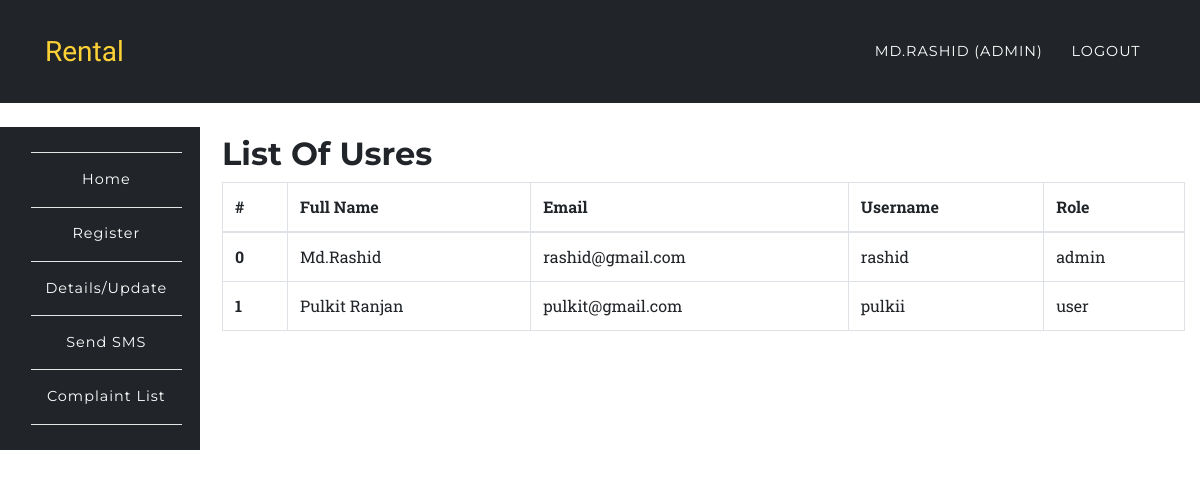
Screenshot of /app/users.php (signed in) with the database file from the repository.
### tables this page shows
CREATE TABLE `users` (
  `id` int(10) UNSIGNED NOT NULL,
  `fullname` varchar(191) NOT NULL,
  `mobile` varchar(191) NOT NULL,
  `username` varchar(191) NOT NULL,
  `email` varchar(191) NOT NULL,
  `password` varchar(191) NOT NULL,
  `created_at` timestamp NULL DEFAULT CURRENT_TIMESTAMP,
  `updated_at` timestamp NULL DEFAULT CURRENT_TIMESTAMP,
  `role` varchar(100) DEFAULT 'user',
  `status` int(1) NOT NULL DEFAULT '1'
);

### app/users.php (the view, shortened to what this page needs)
<?php
	require '../config/config.php';
		try {
			$stmt = $connect->prepare('SELECT * FROM users');
			$stmt->execute();
			$data = $stmt->fetchAll(PDO::FETCH_ASSOC);
		}
		catch(PDOException $e) {
			$errMsg = $e->getMessage();
		}
?>
<?php include '../include/header.php';?>
	<nav class="navbar navbar-expand-lg navbar-dark" style="background-color:#212529;" id="mainNav">
      <div class="container">
        <a class="navbar-brand js-scroll-trigger" href="../index.php">Rental</a>
        <div class="collapse navbar-collapse" id="navbarResponsive">
          <ul class="navbar-nav text-uppercase ml-auto">
            <li class="nav-item">
              <a class="nav-link" href="login.php"><?php echo $_SESSION['fullname']; ?> <?php if($_SESSION['role'] == 'admin'){ echo "(Admin)"; } ?></a>
            </li>
            <li class="nav-item">
              <a href="../auth/logout.php" class="nav-link">Logout</a>
            </li>
          </ul>
        </div>
      </div>
    </nav>
<?php include '../include/side-nav.php';?>
<section class="wrapper" style="margin-left:16%;margin-top: -11%;">
	<div class="container">
		<div class="row">
			<div class="col-12">
				<h2>List Of Usres</h2>
				<div class="table-responsive">
					<table class="table table-bordered">
					  <thead>
					    <tr>
					      <th>#</th>
					      <th>Full Name</th>
					      <th>Email</th>
					      <th>Username</th>
					      <th>Role</th>
					    </tr>
					  </thead>
					  <tbody>
					  	<?php
					  		foreach ($data as $key => $value) {
							   echo '<tr>';
							      echo '<th scope="row">'.$key.'</th>';
							      echo '<td>'.$value['fullname'].'</td>';
							      echo '<td>'.$value['email'].'</td>';
							      echo '<td>'.$value['username'].'</td>';
							      echo '<td>'.$value['role'].'</td>';
							   echo '</tr>';
					  		}
					  	?>
					  </tbody>
					</table>
				</div>
			</div>
		</div>
	</div>
</section>
<?php include '../include/footer.php';?>

### include/header.php (shortened to what this page needs)
<!DOCTYPE html>
<html lang="en">
  <head>
    <link href="../assets/plugins/bootstrap/css/bootstrap.min.css" rel="stylesheet">
    <link href="../assets/plugins/font-awesome/css/font-awesome.min.css" rel="stylesheet" type="text/css">
    <link href="../assets/css/rent.css" rel="stylesheet">
    <link href="../assets/css/style.css" rel="stylesheet">
  </head>
  <body id="page-top">

### include/side-nav.php (shortened to what this page needs)
<br>
	<nav class="navbar navbar-expand-sm navbar-default sidebar" style="background-color:#212529;" id="mainNav">
      <div class="container">
        <div class="collapse navbar-collapse" id="navbarResponsive1">
          <ul class="navbar-nav text-center" style="    flex-direction: column;">
            <li class="nav-item">
              <a class="nav-link" href="../auth/dashboard.php">Home</a>
            </li>
            <li class="nav-item">
            	<?php if($_SESSION['role'] == 'admin' || $_SESSION['role'] == 'user'){
	        		echo '<a href="../app/register.php" class="nav-link">Register</a>';
	      	 	} ?>
            </li>
            <li class="nav-item">
	        	<a href="../app/list.php" class="nav-link">Details/Update</a>
            </li>
            <li class="nav-item">
              <?php if($_SESSION['role'] == 'admin'){
                echo '<a href="../app/sms.php" class="nav-link">Send SMS</a>';
              } ?>
            </li>
            <li class="nav-item">
              <?php if($_SESSION['role'] == 'admin'){
                echo '<a href="../app/cmplist.php" class="nav-link">Complaint List</a>';
              } ?>
            </li>
          </ul>
        </div>
      </div>
    </nav>

### include/footer.php (shortened to what this page needs)
  </body>
</html>

### assets/css/rent.css (style rules this page uses)
body { overflow-x: hidden; font-family: 'Roboto Slab', 'Helvetica Neue', Helvetica, Arial, sans-serif; }
a { color: #fed136; }
h1, h2, h3, h4, h5, h6 { font-weight: 700; font-family: 'Montserrat', 'Helvetica Neue', Helvetica, Arial, sans-serif; }
section { padding: 100px 0; }
@media (min-width: 768px) { section { padding: 140px 0; } }
#mainNav { background-color: #212529; }
#mainNav .navbar-brand { color: #fed136; font-family: 'Kaushan Script', 'Helvetica Neue', Helvetica, Arial, cursive; }
#mainNav .navbar-nav .nav-item .nav-link { font-size: 90%; font-weight: 400; padding: 0.75em 0; letter-spacing: 1px; color: white; font-family: 'Montserrat', 'Helvetica Neue', Helvetica, Arial, sans-serif; }
@media (min-width: 992px) { #mainNav { padding-top: 25px; padding-bottom: 25px; -webkit-transition: padding-top 0.3s, padding-bottom 0.3s; -moz-transition: padding-top 0.3s, padding-bottom 0.3s; transition: padding-top 0.3s, padding-bottom 0.3s; border: none; background-color: transparent; } }
@media (min-width: 992px) { #mainNav .navbar-brand { font-size: 1.75em; -webkit-transition: all 0.3s; -moz-transition: all 0.3s; transition: all 0.3s; } }
@media (min-width: 992px) { #mainNav .navbar-nav .nav-item .nav-link { padding: 1.1em 1em !important; } }

### assets/css/style.css (style rules this page uses)
.navbar { border-radius: 0px; }
nav.sidebar, .main { -webkit-transition: margin 200ms ease-out; -moz-transition: margin 200ms ease-out; -o-transition: margin 200ms ease-out; transition: margin 200ms ease-out; }
@media (min-width: 765px) { nav.sidebar .navbar-nav > li:first-child { border-top: 1px #e5e5e5 solid; } }
@media (min-width: 765px) { nav.sidebar .navbar-nav > li { border-bottom: 1px #e5e5e5 solid; } }
@media (min-width: 765px) { nav.sidebar .navbar-collapse, nav.sidebar .container-fluid { padding: 0 0px 0 0px; } }
@media (min-width: 765px) { nav.sidebar { width: 200px; height: 100%; //margin-left: -160px; float: left; margin-bottom: 0px; } }
@media (min-width: 765px) { nav.sidebar li { width: 100%; } }
section { padding-left: 15px; }

### rows the page displays
users: key "0", fullname "Md.Rashid", email "rashid@gmail.com", username "rashid", role "admin"
users: key "1", fullname "Pulkit Ranjan", email "pulkit@gmail.com", username "pulkii", role "user"

### other values shown
$_SESSION['fullname'] "MD.RASHID"
